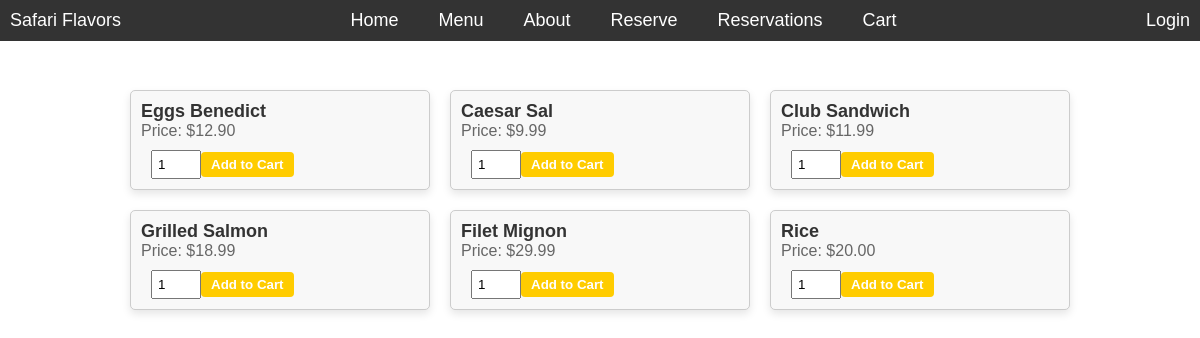
Page /restaurant/menu.php on the committed database.
### tables this page shows
CREATE TABLE `menu_item` (
  `item_id` int(11) NOT NULL,
  `menu_id` int(11) NOT NULL,
  `name` varchar(100) NOT NULL,
  `price` decimal(8,2) NOT NULL,
  `description` varchar(255) DEFAULT NULL
);

### restaurant/menu.php (the view, shortened to what this page needs)
<!DOCTYPE html>
<html lang="en">
<head>
</head>
<body>
    <?php include 'navbar.php'; ?>
    <?php
    include 'connection.php';
    $menuItems = array();
    $query = "SELECT * FROM menu_item";
    $result = mysqli_query($conn, $query);
    if ($result) {
        while ($row = mysqli_fetch_assoc($result)) {
            $menuItems[] = $row;
        }
    } else {
        echo "Error fetching menu items: " . mysqli_error($conn);
    }
    ?>
<div class="menu-container">
        <?php
        foreach ($menuItems as $menuItem) {
            echo '<div class="menu-item">';
            echo '<h4>' . $menuItem['name'] . '</h4>';
            echo '<p>Price: $' . $menuItem['price'] . '</p>';
            echo '<form class="add-to-cart-form" method="POST" action="menu.php">';
            echo '<input type="number" name="quantity" class="quantity-input" min="1" value="1">';
            echo '<input type="submit" class="add-to-cart" value="Add to Cart">';
            echo '</form>';
            echo '</div>';
        }
        ?>
    </div>
</body>
</html>

### restaurant/navbar.php (shortened to what this page needs)
<!DOCTYPE html>
<html lang="en">
<head>
</head>
<body>
    <nav>
        <a href="#">Safari Flavors</a>
        <ul>
            <li><a href="index.php">Home</a></li>
            <li><a href="menu.php">Menu</a></li>
            <li><a href="about.php">About</a></li>
            <li><a href="reserve.php">Reserve</a></li>
                <li><a href="reservations.php">Reservations</a></li>
            <li><a href="cart.php">Cart</a></li>
        </ul>
        <?php if (isset($_SESSION['user_id'])): ?>
            <a href="logout.php">Logout</a>
        <?php else: ?>
            <a href="login.php">Login</a>
        <?php endif; ?>
    </nav>
</body>
</html>

### restaurant/menu.php (style rules this page uses)
body { font-family: Arial, sans-serif; margin: 0; padding: 0; }
.menu-container { display: flex; flex-wrap: wrap; justify-content: center; margin: 20px; }
.menu-item { width: 300px; border: 1px solid #ccc; padding: 10px; margin: 10px; border-radius: 5px; background-color: #f8f8f8; box-shadow: 0 4px 8px rgba(0, 0, 0, 0.1); transition: transform 0.2s, box-shadow 0.2s; }
.menu-item h4 { margin-top: 0; font-size: 18px; color: #333; }
.menu-item p { margin-bottom: 10px; font-size: 16px; color: #666; }
.add-to-cart-form { display: flex; align-items: center; }
.add-to-cart { background-color: #ffcc00; color: #fff; border: none; padding: 5px 10px; text-decoration: none; font-weight: bold; cursor: pointer; border-radius: 4px; transition: background-color 0.3s; }
.quantity-input { width: 50px; margin-left: 10px; padding: 5px; }

### restaurant/navbar.php (style rules this page uses)
* { margin: 0; padding: 0; box-sizing: border-box; }
nav { position: fixed; top: 0; left: 0; width: 100%; background-color: #333; padding: 10px; display: flex; justify-content: space-between; align-items: center; z-index: 999; font-family: Arial, Helvetica, sans-serif; }
nav ul { list-style-type: none; display: flex; gap: 20px; }
nav ul li { margin-right: 20px; }
nav ul li a { color: #fff; text-decoration: none; font-size: 18px; }
nav a { color: #fff; text-decoration: none; font-size: 18px; }
body { padding-top: 60px; }

### rows in the picture
menu_item: name "Eggs Benedict", price "12.90"
menu_item: name "Caesar Sal", price "9.99"
menu_item: name "Club Sandwich", price "11.99"
menu_item: name "Grilled Salmon", price "18.99"
menu_item: name "Filet Mignon", price "29.99"
menu_item: name "Rice", price "20.00"
